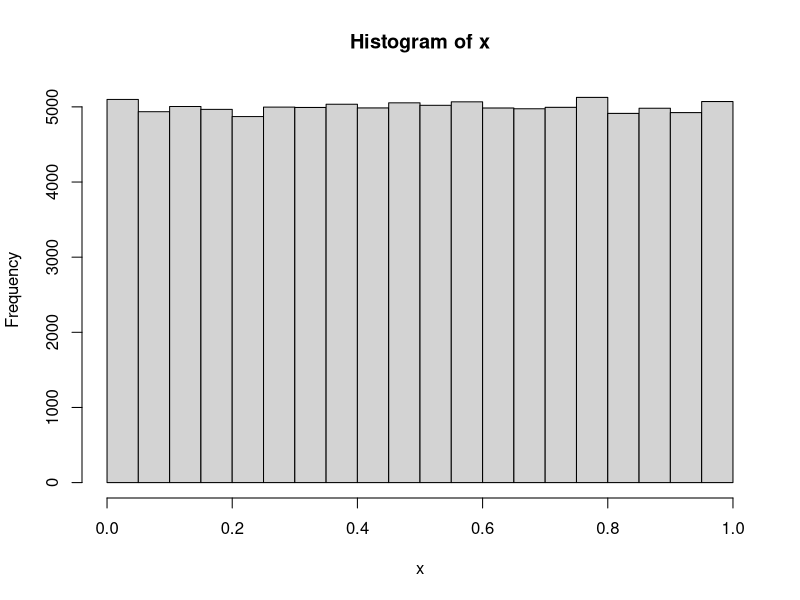
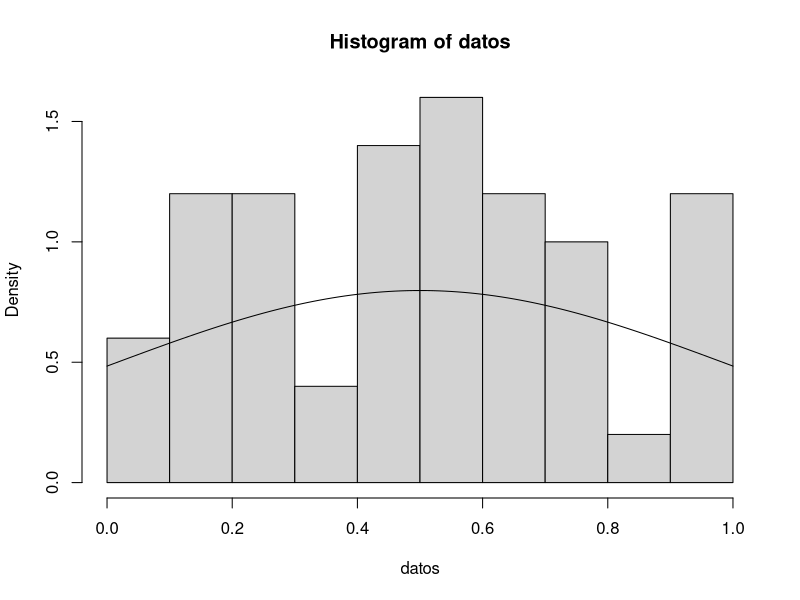
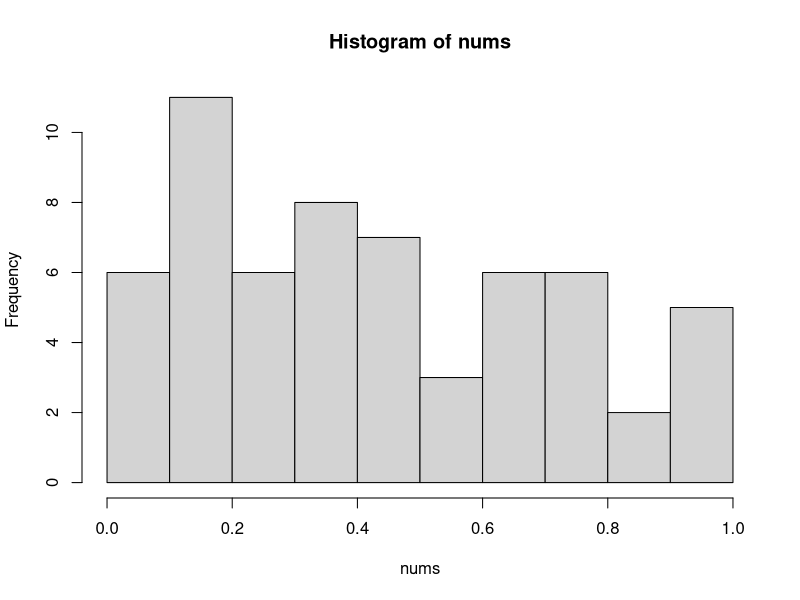

Write the R code that produced these figures, in order.
x<- runif(100000)
hist(x)
x
help("runif")

x
options(width=80)
set.seed(1) 
x<-runif(1)
datos <- runif(rnorm(50, mean = 0.5, sd = 0.5),0,1)
hist(datos, freq=FALSE)
curve(dnorm(x,0.5,0.5),add=TRUE)

datos
for (i in datos){
  print(round(i,2))
}

nums <- c(
0.36 ,
0.38 ,
0.25 ,
0.69 ,
0.05 ,
0.35 ,
0.98 ,
0.52 ,
0.12 ,
0.79 ,
0.50 ,
0.46 ,
0.95 ,
0.42 ,
0.49 ,
0.11 ,
0.78 ,
0.34 ,
0.02 ,
0.02 ,
0.43 ,
0.07 ,
0.50 ,
0.20 ,
0.91 ,
0.77 ,
0.18 ,
0.21 ,
0.04 ,
0.17 ,
0.62 ,
0.66 ,
0.18 ,
0.19 ,
0.91 ,
0.36 ,
0.13 ,
0.26 ,
0.21 ,
0.11 ,
0.88 ,
0.12 ,
0.60 ,
0.31 ,
0.21 ,
0.76 ,
0.63 ,
0.48 ,
0.67 ,
0.38 ,
0.97 ,
0.90 ,
0.32 ,
0.78 ,
0.77 ,
0.67 ,
0.30 ,
0.52 ,
0.03 ,
0.13)

hist(nums)
